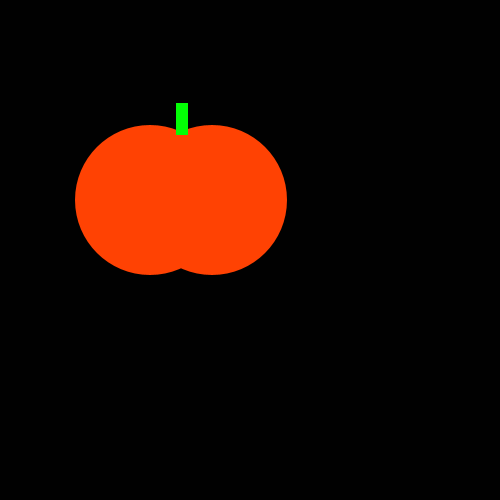
Frame 1 (no input)
Frame 60 (the mouse pressed at the canvas centre just before this capture): identical to frame 1, image omitted
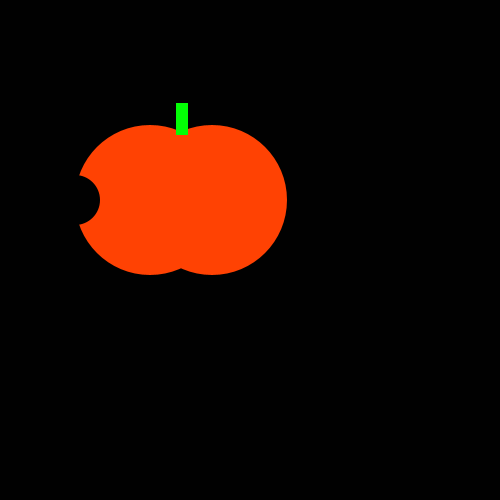
Frame 120 (the mouse held since frame 60 and released just before this capture)

The Processing sketch that drew these frames (run headless with seeded random() and noise(); from frame 60 on, the mouse is pressed at the canvas centre):

// Processing sketch: Tamoto___
// ── Tamoto___.pde

void setup() {
  size(500, 500);
}
void draw() {
  background(1, 1, 1);
  noStroke();
  fill(#FF4203);
  ellipse(150, 200, 150, 150);
  ellipse(212, 200, 150, 150);
  fill(#03FF05);
  rect(176, 103, 12, 32);
  
  if(mousePressed){
  
  fill(1,1,1);
  ellipse(75,200,50,50);
  }
  
  
  
  
  
  
}
